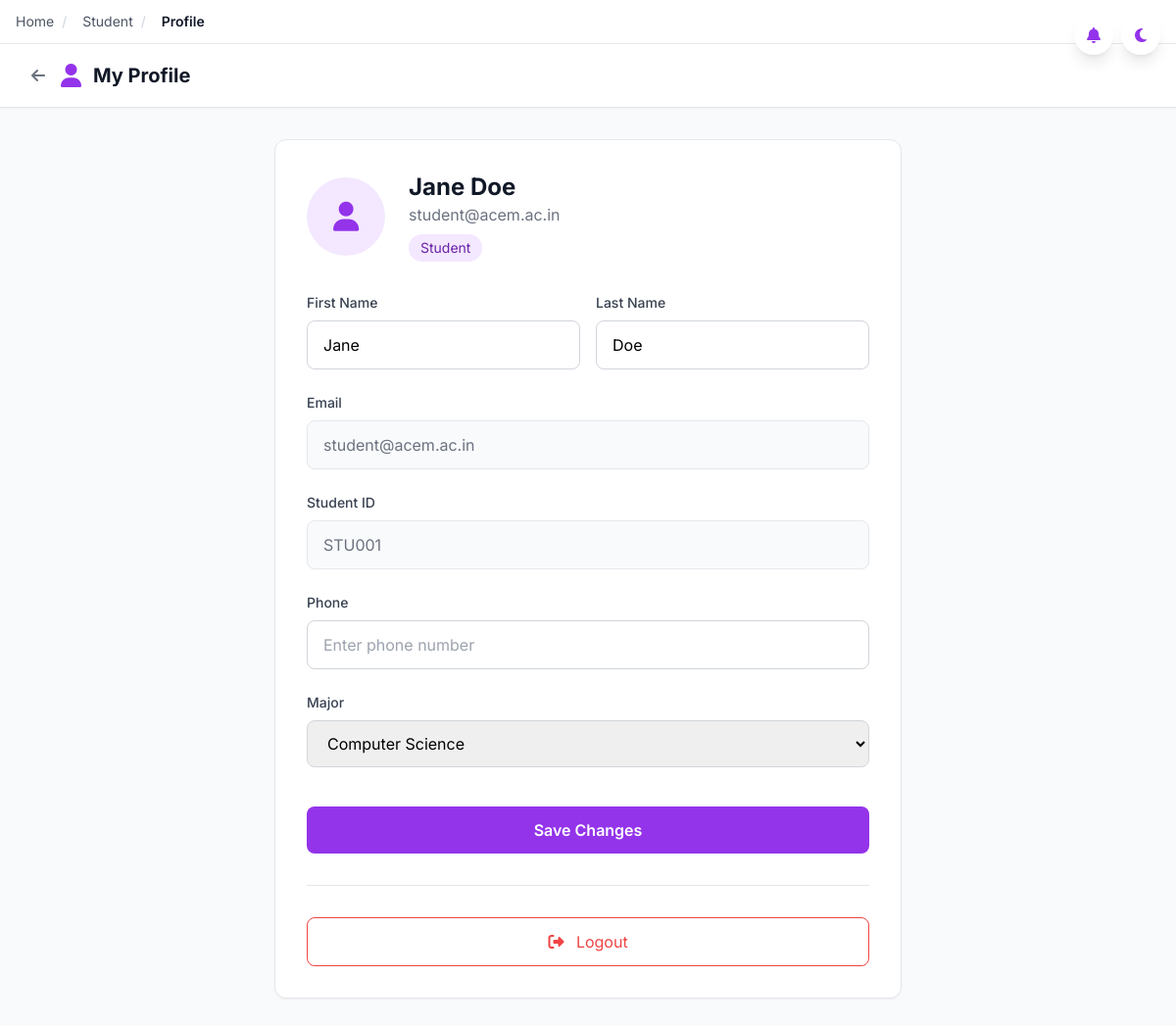
The app's page /student/profile (signed in) with its own data.
### app/models.py (models this page shows, shortened)
class User(UserMixin, db.Model):
    __tablename__ = 'users'
    id = db.Column(db.String(36), primary_key=True, default=generate_uuid)
    email = db.Column(db.String(255), unique=True, nullable=False, index=True)
    password_hash = db.Column(db.String(255), nullable=False)
    first_name = db.Column(db.String(100), nullable=False)
    last_name = db.Column(db.String(100), nullable=False)
    role = db.Column(db.String(20), nullable=False)  # 'student', 'professor', 'admin'
    phone = db.Column(db.String(20))
    avatar_url = db.Column(db.String(500))
    is_active = db.Column(db.Boolean, default=True)
    created_at = db.Column(db.DateTime, default=datetime.utcnow)
    updated_at = db.Column(db.DateTime, default=datetime.utcnow, onupdate=datetime.utcnow)
    student_profile = db.relationship('Student', backref='user', uselist=False, cascade='all, delete-orphan')
    professor_profile = db.relationship('Professor', backref='user', uselist=False, cascade='all, delete-orphan')
    notifications = db.relationship('Notification', backref='user', lazy='dynamic', cascade='all, delete-orphan')
    @property
    def full_name(self):
        return f"{self.first_name} {self.last_name}"

class Student(db.Model):
    __tablename__ = 'students'
    id = db.Column(db.String(36), primary_key=True, default=generate_uuid)
    user_id = db.Column(db.String(36), db.ForeignKey('users.id'), unique=True, nullable=False)
    student_id = db.Column(db.String(50), unique=True, nullable=False, index=True)
    major = db.Column(db.String(100), default='Undeclared')
    enrollment_year = db.Column(db.Integer, default=lambda: datetime.utcnow().year)
    created_at = db.Column(db.DateTime, default=datetime.utcnow)
    updated_at = db.Column(db.DateTime, default=datetime.utcnow, onupdate=datetime.utcnow)
    enrollments = db.relationship('Enrollment', backref='student', lazy='dynamic', cascade='all, delete-orphan')
    attendance_records = db.relationship('AttendanceRecord', backref='student', lazy='dynamic', cascade='all, delete-orphan')

### app/routes/student.py (the view)
@student_bp.route('/profile')
@login_required
@student_required
def profile():
    student = Student.query.filter_by(user_id=current_user.id).first()
    return render_template('student/profile.html', student=student)

### app/models.py (called while the page is built)
@login_manager.user_loader
def load_user(user_id):
    return User.query.get(user_id)

### app/routes/student.py (called while the page is built)
def student_required(f):
    from functools import wraps
    @wraps(f)
    def decorated_function(*args, **kwargs):
        if not current_user.is_authenticated or current_user.role != 'student':
            flash('Access denied. Student account required.', 'error')
            return redirect(url_for('auth.student_login'))
        return f(*args, **kwargs)
    return decorated_function

### app/templates/student/profile.html (shortened to what this page needs)
{% extends "base.html" %}
{% block content %}
<div class="min-h-screen bg-gray-50">
    <nav class="bg-white shadow-sm border-b">
        <div class="max-w-7xl mx-auto px-4 sm:px-6 lg:px-8">
            <div class="flex justify-between h-16 items-center">
                <div class="flex items-center">
                    <a href="{{ url_for('student.dashboard') }}" class="text-gray-500 hover:text-gray-700 mr-4">
                        <i class="fas fa-arrow-left"></i>
                    </a>
                    <i class="fas fa-user text-purple-600 text-2xl mr-3"></i>
                    <span class="text-gray-900 text-xl font-bold">My Profile</span>
                </div>
            </div>
        </div>
    </nav>
    <div class="max-w-2xl mx-auto px-4 py-8">
        <div class="bg-white rounded-xl shadow-sm border p-8">
            <div class="flex items-center mb-8">
                <div class="w-20 h-20 bg-purple-100 rounded-full flex items-center justify-center">
                    <i class="fas fa-user text-purple-600 text-3xl"></i>
                </div>
                <div class="ml-6">
                    <h1 class="text-2xl font-bold text-gray-900">{{ current_user.full_name }}</h1>
                    <p class="text-gray-500">{{ current_user.email }}</p>
                    <span class="inline-block mt-2 px-3 py-1 bg-purple-100 text-purple-800 rounded-full text-sm">
                        Student
                    </span>
                </div>
            </div>
            <form method="POST" action="{{ url_for('student.update_profile') }}">
                <div class="space-y-6">
                    <div class="grid grid-cols-2 gap-4">
                        <div>
                            <label class="block text-sm font-medium text-gray-700 mb-2">First Name</label>
                            <input type="text" name="first_name" value="{{ current_user.first_name }}"
                                class="w-full px-4 py-3 border border-gray-300 rounded-lg focus:ring-2 focus:ring-purple-500">
                        </div>
                        <div>
                            <label class="block text-sm font-medium text-gray-700 mb-2">Last Name</label>
                            <input type="text" name="last_name" value="{{ current_user.last_name }}"
                                class="w-full px-4 py-3 border border-gray-300 rounded-lg focus:ring-2 focus:ring-purple-500">
                        </div>
                    </div>
                    <div>
                        <label class="block text-sm font-medium text-gray-700 mb-2">Email</label>
                        <input type="email" value="{{ current_user.email }}" disabled
                            class="w-full px-4 py-3 border border-gray-200 rounded-lg bg-gray-50 text-gray-500">
                    </div>
                    <div>
                        <label class="block text-sm font-medium text-gray-700 mb-2">Student ID</label>
                        <input type="text" value="{{ student.student_id }}" disabled
                            class="w-full px-4 py-3 border border-gray-200 rounded-lg bg-gray-50 text-gray-500">
                    </div>
                    <div>
                        <label class="block text-sm font-medium text-gray-700 mb-2">Phone</label>
                        <input type="tel" name="phone" value="{{ current_user.phone or '' }}"
                            class="w-full px-4 py-3 border border-gray-300 rounded-lg focus:ring-2 focus:ring-purple-500"
                            placeholder="Enter phone number">
                    </div>
                    <div>
                        <label class="block text-sm font-medium text-gray-700 mb-2">Major</label>
                        <select name="major"
                            class="w-full px-4 py-3 border border-gray-300 rounded-lg focus:ring-2 focus:ring-purple-500">
                            <option value="Computer Science" {% if student.major == 'Computer Science' %}selected{% endif %}>Computer Science</option>
                        </select>
                    </div>
                    <div class="pt-4">
                        <button type="submit"
                            class="w-full bg-purple-600 text-white py-3 rounded-lg font-semibold hover:bg-purple-700 transition">
                            Save Changes
                        </button>
                    </div>
                </div>
            </form>
            <div class="mt-8 pt-8 border-t">
                <a href="{{ url_for('auth.logout') }}"
                    class="block w-full text-center py-3 border border-red-500 text-red-500 rounded-lg hover:bg-red-50 transition">
                    <i class="fas fa-sign-out-alt mr-2"></i> Logout
                </a>
            </div>
        </div>
    </div>
</div>
{% endblock %}

### app/templates/base.html (style rules this page uses)
body { font-family: 'Inter', sans-serif; overflow-x: hidden; }

### records on screen
User: full_name "Jane Doe", email "student@acem.ac.in", first_name "Jane", last_name "Doe"
Student: student_id "STU001", major "Computer Science"
